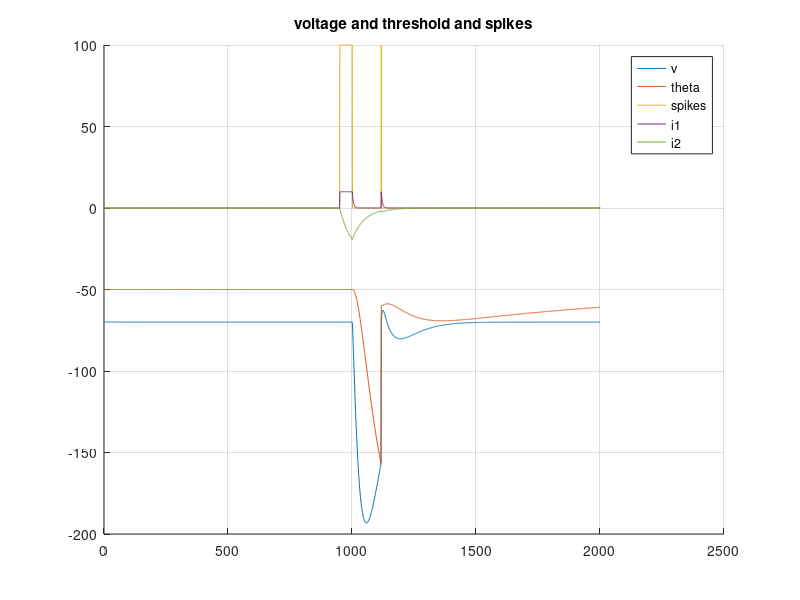

MATLAB code for this plot:
% parameters
% 	# Define simulation and model parameters dictionary
% params = {'k1': 0.2,             # I₁ decay term
%           'k2': 0.02,            # I₂ decay term
%           'b': 0.01,             # Θ decay term
%           'R1': 0.0,             # I₁ update constant
%           'R2': 1.0,             # I₂ update constant
%           'El': -70.0,           # Reverse potential
%           'Vr': -70.0,           # Resting potential
%           'Thetar': -60.0,       # Resting threshold
%           'a': 0.000,            # Specifier of spike response
%           'A1': 0.0,             # I₁ additive update constant
%           'A2': 0.0,             # I₂ additive update constant
%           'G': 0.05,             # Membrane potential decay term
%           'C': 1.0,              # Membrane capacitance
%           'ThetaInf': -50.0}       # Reverse threshold
close all;clear all;

k1=0.2;k2=0.02;b=0.01;R1=0.0;R2=1.0;
El=-70.0;Vr=-70.0;Thetar=-60.0;G=0.05;C=1.0;ThetaInf=-50.0;

% a = 0.005; A1 = 10; A2 = -0.6;

t_simulate = 2000;
dt = 1; % may be 1ms
tspan = 0:dt:t_simulate;

i1 = zeros(1, length(tspan));
i2 = zeros(1, length(tspan));
v = zeros(1, length(tspan));
theta = zeros(1, length(tspan));
spikes = zeros(1, length(tspan));
iext = zeros(1, length(tspan));
% iext(1000:2000) = -65;
iext(950:1000) = 200;

% params for phasic burst and rebound burst
% a = 0.009; A1 = 15; A2 = -0.6; 

% params fo tonic spike through spike for +ve current
% a = 0; A1 = 0; A2 = 0; 

% 
a = 0.005; A1 = 10; A2 = -0.6;

% adjusting for realistic voltage values
C = 3;
b = 0.001;
a = 0.01;

% IC=(0.01, 0.001, -70.0, -50.0)
% initial conditions
i1(1) = 0.01;
i2(1) = 0.001;
v(1) =-70.0 ;
theta(1) = -50.0;

% temporrary
x = [];
for t=2:length(tspan)
    i1(t) = i1(t-1) + dt*(-k1*i1(t-1));
    if t > 940 && t < 960
        disp("-----------------")
        disp(dt*(-k1*i1(t-1)))
    end
    i2(t) = i2(t-1) + dt*(-k2*i2(t-1));
    v(t) = v(t-1) + dt*(1/C)*(iext(t-1)+ i1(t-1) + i2(t-1) - G*(v(t-1) - El));
%     if t > 1000 && t < 1050
%         disp(dt*(1/C)*(iext(t-1)+ i1(t-1) + i2(t-1) - G*(v(t-1) - El)))
%         disp(i1(t-1))
%         disp(i2(t-1))
%         disp(i2(t-1))
%         disp(-G*(v(t-1) - El))
%         disp('------------------------')
%     end
    theta(t) = theta(t-1) + dt*( a*(v(t-1) - El) - b*(theta(t-1) - ThetaInf)  );

    if v(t) > theta(t)
        i1(t) = R1*i1(t) + A1;
        i2(t) = R2*i2(t) + A2;
        v(t) = Vr;
        theta(t) = max(Thetar, theta(t));

        spikes(t) = 1;
       x = [x, t];
    end
end

figure
    hold on
        plot(v)
        plot(theta)
        plot(spikes*100)
        plot(i1)
        plot(i2)
        legend('v', 'theta', 'spikes','i1','i2')
        title('voltage and threshold and spikes')
    hold off
grid

a = x(1);b = length(x);c=x(end);
disp(a)
disp(c)
disp(b)
